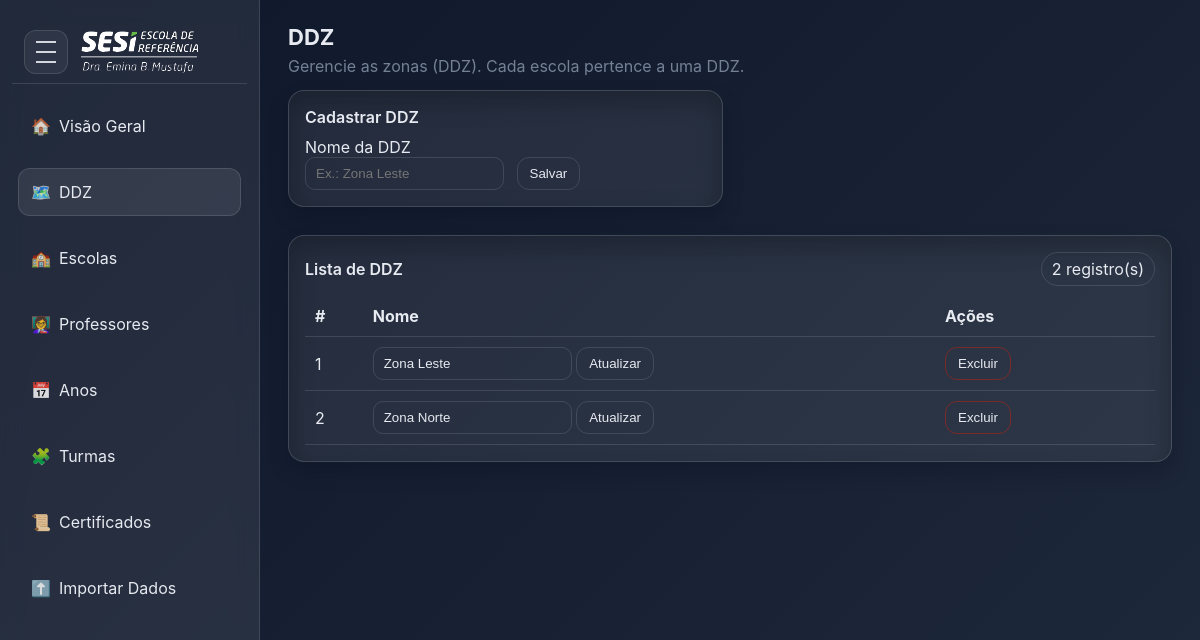
The app's page /ddz with its own data.
### app/models.py (models this page shows)
class Base(DeclarativeBase):
    pass

class DDZ(Base):
    __tablename__ = "ddz"
    id: Mapped[int] = mapped_column(primary_key=True)
    nome: Mapped[str] = mapped_column(String(120), unique=True, index=True)
    escolas: Mapped[list["Escola"]] = relationship(back_populates="ddz", cascade="all,delete")

### app/main.py (the view)
@app.get("/ddz", response_class=HTMLResponse)
def page_ddz(request: Request, db: Session = Depends(get_session)):
    ddzs = db.query(DDZ).order_by(DDZ.nome).all()
    return templates.TemplateResponse("ddz_list.html", {"request": request, "ddzs": ddzs})

### templates/ddz_list.html (shortened to what this page needs)
{% extends "base.html" %}
{% block content %}
<h1 class="page-title">DDZ</h1>
<p class="subtitle muted">Gerencie as zonas (DDZ). Cada escola pertence a uma DDZ.</p>
<div class="row">
    <section class="card span-6">
        <div class="section-head">
            <h2 class="section-title">Cadastrar DDZ</h2>
        </div>
        <form method="post" action="/ddz">
            <label>Nome da DDZ</label><br />
            <input name="nome" placeholder="Ex.: Zona Leste" required>
            <button class="btn" type="submit" style="margin-left:8px;">Salvar</button>
        </form>
    </section>
    <section class="card span-12" style="margin-top:14px;">
        <div class="section-head">
            <h2 class="section-title">Lista de DDZ</h2>
            <span class="tag">{{ ddzs|length if ddzs else 0 }} registro(s)</span>
        </div>
        <div class="table-wrap">
            <table>
                <thead>
                    <tr>
                        <th>#</th>
                        <th>Nome</th>
                        <th style="width:220px">Ações</th>
                    </tr>
                </thead>
                <tbody>
                    {% for d in ddzs %}
                    <tr>
                        <td>{{ d.id }}</td>
                        <td>
                            <form class="inline" method="post" action="/ddz/{{ d.id }}/update">
                                <input name="nome" value="{{ d.nome }}" required>
                                <button class="btn" type="submit">Atualizar</button>
                            </form>
                        </td>
                        <td>
                            <form class="inline" method="post" action="/ddz/{{ d.id }}/delete"
                                onsubmit="return confirm('Excluir {{ d.nome }}?')">
                                <button class="btn btn-danger" type="submit">Excluir</button>
                            </form>
                        </td>
                    </tr>
                    {% else %}
                    <tr>
                        <td colspan="3" class="muted">Sem registros</td>
                    </tr>
                    {% endfor %}
                </tbody>
            </table>
        </div>
    </section>
</div>
{% endblock %}

### static/app.css (style rules this page uses)
:root { --bg-from: #0f172a; --bg-to: #1e293b; --accent: #60a5fa; --accent-2: #8b5cf6; --glass: rgba(255, 255, 255, .08); --glass-strong: rgba(255, 255, 255, .14); --stroke: rgba(255, 255, 255, .12); --text: #e5e7eb; --muted: #94a3b8; --sidebar-w: 260px; --sidebar-w-collapsed: 72px; --radius: 16px; --trans: .25s ease; }
* { box-sizing: border-box }
html, body { height: 100% }
body { margin: 0; background: linear-gradient(135deg, var(--bg-from), var(--bg-to)); color: var(--text); font-family: Inter, system-ui, Segoe UI, Roboto, Helvetica, Arial, sans-serif; }
.row { display: grid; grid-template-columns: repeat(12, 1fr); gap: 14px }
.span-12 { grid-column: span 12 }
.span-6 { grid-column: span 6 }
.card { background: linear-gradient(180deg, var(--glass), rgba(255, 255, 255, .03)); border: 1px solid var(--stroke); border-radius: var(--radius); padding: 16px; box-shadow: 0 10px 24px rgba(0, 0, 0, .25) inset, 0 10px 20px rgba(2, 8, 23, .22); }
.section-head { display: flex; align-items: center; justify-content: space-between; margin-bottom: 10px }
.section-title { margin: 0; font-size: 16px; font-weight: 700 }
.page-title { margin: 0 0 6px; font-size: 24px; font-weight: 800 }
.subtitle { margin: 0 0 14px; color: var(--muted) }
.tag { display: inline-flex; align-items: center; padding: 6px 12px; border-radius: 999px; border: 1px solid var(--stroke); cursor: pointer; }
.table-wrap { overflow: auto }
table { width: 100%; border-collapse: collapse }
th, td { padding: 10px; border-bottom: 1px solid var(--stroke); text-align: left }
.muted { color: var(--muted) }
input, select { background: transparent; border: 1px solid var(--stroke); border-radius: 10px; padding: 8px 10px; color: var(--text) }
.btn { padding: 8px 12px; border-radius: 12px; border: 1px solid var(--stroke); background: transparent; color: var(--text); cursor: pointer }
.btn-danger { border-color: #7a2a2a; color: #ffb4b4 }

### templates/base.html (style rules this page uses)
:root { --bg-from: #0f172a; --bg-to: #1e293b; --glass: rgba(255, 255, 255, .08); --stroke: rgba(255, 255, 255, .12); --text: #e7eaf0; --muted: #94a3b8; --sidebar-w: 260px; --sidebar-w-collapsed: 72px; --radius: 16px; --trans: .25s ease; --brand-h: 64px; --logo-h: 86px; }
body { margin: 0; background: linear-gradient(135deg, var(--bg-from), var(--bg-to)); color: var(--text); font-family: Inter, system-ui, Segoe UI, Roboto, Helvetica, Arial, sans-serif; }
.row { display: grid; grid-template-columns: repeat(12, 1fr); gap: 14px }
.span-12 { grid-column: span 12 }
.span-6 { grid-column: span 6 }
.card { background: var(--glass); border: 1px solid var(--stroke); border-radius: 16px; padding: 16px }
.section-head { display: flex; align-items: center; justify-content: space-between; margin-bottom: 10px }
.section-title { margin: 0; font-size: 16px; font-weight: 600 }
.tag { display: inline-flex; align-items: center; padding: 6px 10px; border-radius: 999px; border: 1px solid var(--stroke); cursor: pointer; text-decoration: none; color: var(--text) }
.table-wrap { overflow: auto }
table { width: 100%; border-collapse: collapse }
th, td { padding: 10px; border-bottom: 1px solid var(--stroke); text-align: left }
.muted { opacity: .75 }
.btn { padding: 8px 12px; border-radius: 12px; border: 1px solid var(--stroke); background: transparent; color: var(--text); cursor: pointer }
.btn-danger { border-color: #7a2a2a }
form.inline { display: inline }
input, select { background: transparent; border: 1px solid var(--stroke); border-radius: 10px; padding: 8px 10px; color: var(--text) }
.page-title { margin: 0 0 6px; font-size: 22px; font-weight: 700 }
.subtitle { margin: 0 0 14px }

### records on screen
DDZ: id "1", nome "Zona Leste"
DDZ: id "2", nome "Zona Norte"

### other values on screen
{{ ddzs|length if ddzs else 0 }} "2"
